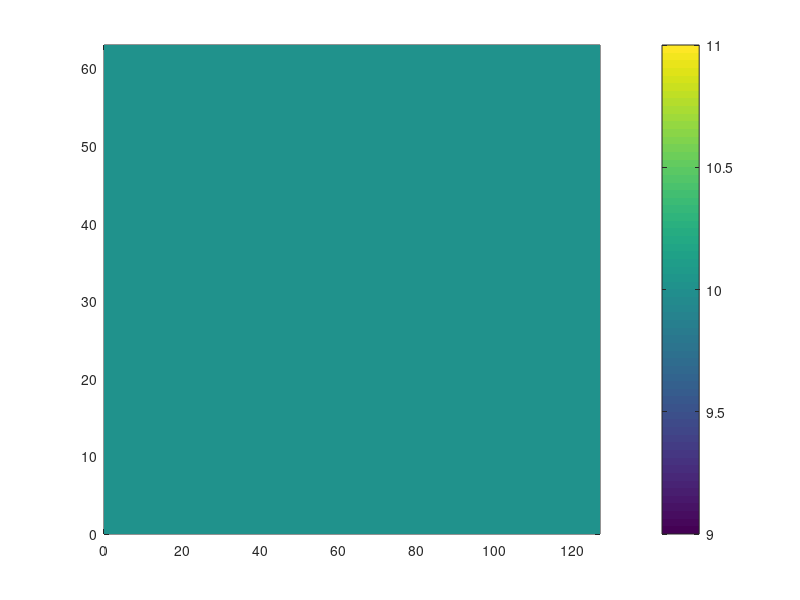

This chart was generated by the following MATLAB code: (Note: this script raises an error after producing the figure.)
clear all

m=128;
n=64;
dx=1.0;
x=[0:m-1]*dx;
y=(0:n-1)*dx;
dep=zeros([n,m]);
dep(:,:)=10.0;

dep_shallow=10.0;
dep_deep=10.0;

for j=1:n
    for i=1:m
     dep(j,i)=dep_deep-(dep_deep-dep_shallow)*(j-1.)/(n-1.0);
    end
end

pcolor(x,y,dep),shading flat
colorbar
save -ASCII depth.txt dep
